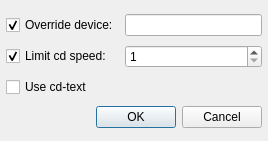
<?xml version="1.0" encoding="UTF-8"?>
<ui version="4.0">
 <class>SettingsDialog</class>
 <widget class="QDialog" name="SettingsDialog">
  <property name="geometry">
   <rect>
    <x>0</x>
    <y>0</y>
    <width>268</width>
    <height>141</height>
   </rect>
  </property>
  <property name="windowTitle">
   <string>CD Audio Plugin Settings</string>
  </property>
  <layout class="QGridLayout" name="gridLayout_2">
   <property name="leftMargin">
    <number>6</number>
   </property>
   <property name="rightMargin">
    <number>6</number>
   </property>
   <property name="bottomMargin">
    <number>6</number>
   </property>
   <item row="0" column="0">
    <widget class="QCheckBox" name="deviceCheckBox">
     <property name="text">
      <string>Override device:</string>
     </property>
     <property name="checked">
      <bool>true</bool>
     </property>
    </widget>
   </item>
   <item row="0" column="1">
    <widget class="QLineEdit" name="deviceLineEdit"/>
   </item>
   <item row="1" column="0">
    <widget class="QCheckBox" name="speedCheckBox">
     <property name="text">
      <string>Limit cd speed:</string>
     </property>
     <property name="checked">
      <bool>true</bool>
     </property>
    </widget>
   </item>
   <item row="1" column="1">
    <widget class="QSpinBox" name="speedSpinBox">
     <property name="minimum">
      <number>1</number>
     </property>
     <property name="maximum">
      <number>48</number>
     </property>
    </widget>
   </item>
   <item row="2" column="0" colspan="2">
    <widget class="QCheckBox" name="cdtextCheckBox">
     <property name="text">
      <string>Use cd-text</string>
     </property>
    </widget>
   </item>
   <item row="3" column="0" colspan="2">
    <widget class="QDialogButtonBox" name="buttonBox">
     <property name="standardButtons">
      <set>QDialogButtonBox::Cancel|QDialogButtonBox::Ok</set>
     </property>
    </widget>
   </item>
  </layout>
 </widget>
 <resources/>
 <connections>
  <connection>
   <sender>buttonBox</sender>
   <signal>accepted()</signal>
   <receiver>SettingsDialog</receiver>
   <slot>accept()</slot>
   <hints>
    <hint type="sourcelabel">
     <x>253</x>
     <y>118</y>
    </hint>
    <hint type="destinationlabel">
     <x>95</x>
     <y>53</y>
    </hint>
   </hints>
  </connection>
  <connection>
   <sender>buttonBox</sender>
   <signal>rejected()</signal>
   <receiver>SettingsDialog</receiver>
   <slot>reject()</slot>
   <hints>
    <hint type="sourcelabel">
     <x>253</x>
     <y>118</y>
    </hint>
    <hint type="destinationlabel">
     <x>130</x>
     <y>63</y>
    </hint>
   </hints>
  </connection>
  <connection>
   <sender>deviceCheckBox</sender>
   <signal>toggled(bool)</signal>
   <receiver>deviceLineEdit</receiver>
   <slot>setEnabled(bool)</slot>
   <hints>
    <hint type="sourcelabel">
     <x>84</x>
     <y>17</y>
    </hint>
    <hint type="destinationlabel">
     <x>151</x>
     <y>17</y>
    </hint>
   </hints>
  </connection>
  <connection>
   <sender>speedCheckBox</sender>
   <signal>toggled(bool)</signal>
   <receiver>speedSpinBox</receiver>
   <slot>setEnabled(bool)</slot>
   <hints>
    <hint type="sourcelabel">
     <x>99</x>
     <y>42</y>
    </hint>
    <hint type="destinationlabel">
     <x>134</x>
     <y>45</y>
    </hint>
   </hints>
  </connection>
 </connections>
</ui>
